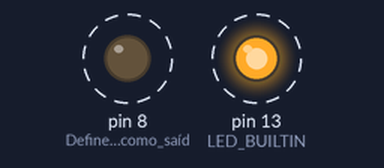
The sketch below on a simulated Arduino Uno, built with avr-gcc and run on an emulated ATmega328P. On the bench: output pins drawn as LEDs (lit = HIGH). Dashed ring = blinking.

Above: at 0.5 s.
Timing chart, 0 to 4.6 s (numbered marks = the images above):
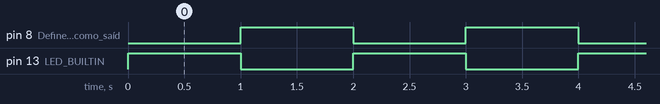

The sketch:

ex01.ino
```cpp
// C++ code
//

// a função setup é executada apenas uma vez na inicialização do Arduino
void setup()
{
  pinMode(LED_BUILTIN, OUTPUT);
  // LED_BUILTIN é uma constante que contém o número do pino do LED embutido na placa Arduino UNO (13)
  pinMode(8, OUTPUT); // Define o pino 8 como saída digital (LED)
}

// a função loop é executada continuamente em loop infinito após a função setup
// ser executada na inicialização do Arduino
void loop()
{
  digitalWrite(LED_BUILTIN, HIGH); // Acende o LED embutido na placa Arduino UNO, deixa a saída digital 13 em nível alto (5V)
  digitalWrite(8, LOW); // deixa a saída digital 8 em nível baixo (0V)
  delay(1000); // aguarda 1000 milissegundos (1 segundo)
  digitalWrite(LED_BUILTIN, LOW);
  digitalWrite(8, HIGH);
  delay(1000); // aguarda 1000 milissegundos (1 segundo)
}
```

Measured:
- by itself, pin 8 (Define_o_pino_8_como_saíd), pin 13 (LED_BUILTIN): alternates HIGH for 1.0 s and LOW for 1.0 s
